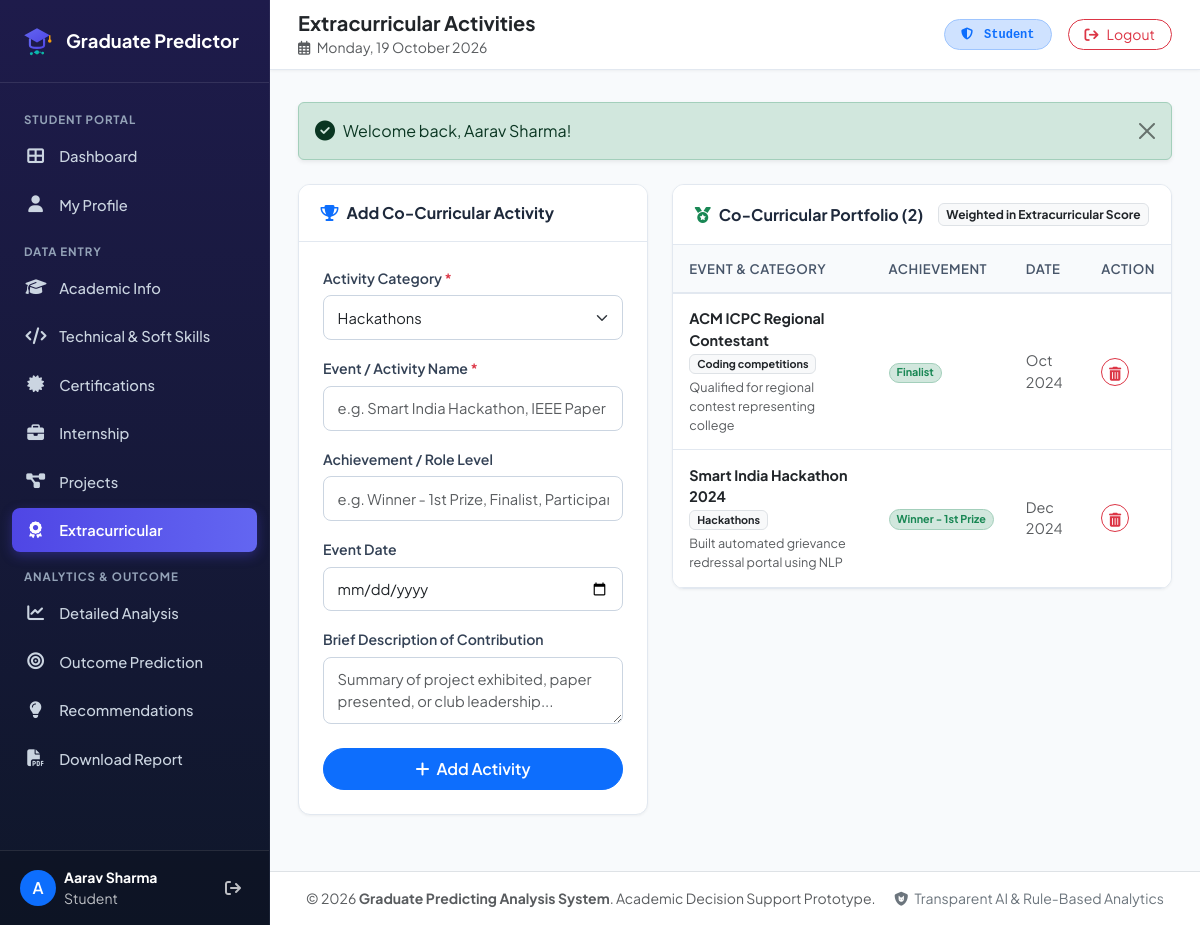
Page /student/extracurricular.php (signed in) on the committed database.
### tables this page shows
CREATE TABLE `extracurricular_activities` (
    `id` INT AUTO_INCREMENT PRIMARY KEY,
    `student_id` INT NOT NULL,
    `activity_type` ENUM('Hackathons', 'Coding competitions', 'Project exhibitions', 'Sports', 'Clubs', 'Volunteering', 'Paper presentations', 'Workshops') NOT NULL,
    `title` VARCHAR(200) NOT NULL,
    `achievement_level` VARCHAR(100) DEFAULT 'Participant',
    `event_date` DATE DEFAULT NULL,
    `description` TEXT DEFAULT NULL,
    `created_at` TIMESTAMP DEFAULT CURRENT_TIMESTAMP,
    FOREIGN KEY (`student_id`) REFERENCES `students`(`id`) ON DELETE CASCADE
);

### config/helper.php (called while the page is built, shortened)
<?php
function sanitize(?string $str): string {
    return htmlspecialchars(trim((string)$str), ENT_QUOTES, 'UTF-8');
}
function baseUrl(string $path = ''): string {
    $scriptName = $_SERVER['SCRIPT_NAME'] ?? '';
    $pos = strpos($scriptName, '/graduate_predictor');
    if ($pos !== false) {
        $base = '/graduate_predictor';
    } else {
        $base = '';
    }
    return rtrim($base, '/') . '/' . ltrim($path, '/');
}

### student/extracurricular.php (the view, shortened to what this page needs)
<?php
require_once __DIR__ . '/../config/helper.php';
$currentUser = getCurrentUser();
$studentId = $currentUser['student_id'];
$db = getDB();
$stmt = $db->prepare("SELECT * FROM extracurricular_activities WHERE student_id = ? ORDER BY id DESC");
$stmt->execute([$studentId]);
$activities = $stmt->fetchAll();
include __DIR__ . '/../includes/header.php';
?>
<div class="row g-4">
    <div class="col-lg-5">
        <div class="content-card">
            <div class="content-card-header">
                <h6 class="fw-bold mb-0"><i class="fas fa-trophy me-2 text-primary"></i>Add Co-Curricular Activity</h6>
            </div>
            <div class="content-card-body p-4">
                <form method="POST" action="<?= baseUrl('student/extracurricular.php') ?>">
                    <div class="mb-3">
                        <label class="form-label">Activity Category <span class="text-danger">*</span></label>
                        <select class="form-select" name="activity_type" required>
                            <option value="Hackathons">Hackathons</option>
                        </select>
                    </div>
                    <div class="mb-3">
                        <label class="form-label">Event / Activity Name <span class="text-danger">*</span></label>
                        <input type="text" class="form-control" name="title" required placeholder="e.g. Smart India Hackathon, IEEE Paper Presentation">
                    </div>
                    <div class="mb-3">
                        <label class="form-label">Achievement / Role Level</label>
                        <input type="text" class="form-control" name="achievement_level" list="achieveList" placeholder="e.g. Winner - 1st Prize, Finalist, Participant">
                    </div>
                    <div class="mb-3">
                        <label class="form-label">Event Date</label>
                        <input type="date" class="form-control" name="event_date">
                    </div>
                    <div class="mb-4">
                        <label class="form-label">Brief Description of Contribution</label>
                        <textarea class="form-control" name="description" rows="2" placeholder="Summary of project exhibited, paper presented, or club leadership..."></textarea>
                    </div>
                    <button type="submit" class="btn btn-primary w-100 rounded-pill py-2 fw-semibold">
                        <i class="fas fa-plus me-1"></i> Add Activity
                    </button>
                </form>
            </div>
        </div>
    </div>
    <div class="col-lg-7">
        <div class="content-card">
            <div class="content-card-header d-flex justify-content-between align-items-center">
                <h6 class="fw-bold mb-0"><i class="fas fa-medal me-2 text-success"></i>Co-Curricular Portfolio (<?= count($activities) ?>)</h6>
                <span class="badge bg-light text-dark border">Weighted in Extracurricular Score</span>
            </div>
            <div class="content-card-body p-0">
                <?php if (empty($activities)): ?>
                    <div class="p-4 text-center text-muted">
                        <i class="fas fa-award fs-1 text-secondary opacity-50 mb-2"></i>
                        <p class="mb-0">No extracurricular activities recorded. Participation in hackathons, paper presentations, and clubs demonstrates teamwork and initiative.</p>
                    </div>
                <?php else: ?>
                    <div class="table-responsive">
                        <table class="table table-custom table-hover mb-0">
                            <thead>
                                <tr>
                                    <th>Event & Category</th>
                                    <th>Achievement</th>
                                    <th>Date</th>
                                    <th>Action</th>
                                </tr>
                            </thead>
                            <tbody>
                                <?php foreach ($activities as $a): ?>
                                    <tr>
                                        <td>
                                            <div class="fw-bold text-dark"><?= sanitize($a['title']) ?></div>
                                            <span class="badge bg-light text-dark border"><?= sanitize($a['activity_type']) ?></span>
                                            <?php if (!empty($a['description'])): ?>
                                                <small class="text-muted d-block mt-1"><?= sanitize($a['description']) ?></small>
                                            <?php endif; ?>
                                        </td>
                                        <td>
                                            <span class="badge bg-success-subtle text-success border border-success-subtle rounded-pill">
                                                <?= sanitize($a['achievement_level']) ?>
                                            </span>
                                        </td>
                                        <td class="text-muted small"><?= !empty($a['event_date']) ? date('M Y', strtotime($a['event_date'])) : '—' ?></td>
                                        <td>
                                            <a href="<?= baseUrl('student/extracurricular.php?delete=' . $a['id']) ?>" class="btn btn-sm btn-outline-danger rounded-circle p-1" style="width: 28px; height: 28px;" onclick="return confirm('Delete this record?');" title="Delete">
                                                <i class="fas fa-trash-can"></i>
                                            </a>
                                        </td>
                                    </tr>
                                <?php endforeach; ?>
                            </tbody>
                        </table>
                    </div>
                <?php endif; ?>
            </div>
        </div>
    </div>
</div>
<?php include __DIR__ . '/../includes/footer.php'; ?>

### assets/css/style.css (style rules this page uses)
:root { --primary-color: #4f46e5; --primary-hover: #4338ca; --primary-light: #e0e7ff; --secondary-color: #06b6d4; --dark-bg: #0f172a; --sidebar-bg: #1e1b4b; --sidebar-hover: #312e81; --card-bg: #ffffff; --body-bg: #f8fafc; --text-main: #1e293b; --text-muted: #64748b; --border-color: #e2e8f0; --success-color: #10b981; --warning-color: #f59e0b; --danger-color: #ef4444; --radius-sm: 8px; --radius-md: 12px; --radius-lg: 18px; --shadow-sm: 0 1px 3px rgba(0, 0, 0, 0.05); --shadow-md: 0 4px 12px rgba(15, 23, 42, 0.08); --shadow-lg: 0 10px 25px rgba(15, 23, 42, 0.12); }
body { font-family: 'Plus Jakarta Sans', system-ui, -apple-system, BlinkMacSystemFont, 'Segoe UI', Roboto, sans-serif; background-color: var(--body-bg); color: var(--text-main); min-height: 100vh; overflow-x: hidden; }
.content-card { background: #ffffff; border-radius: var(--radius-md); border: 1px solid var(--border-color); box-shadow: var(--shadow-sm); margin-bottom: 1.5rem; overflow: hidden; }
.content-card-header { padding: 1.15rem 1.35rem; border-bottom: 1px solid var(--border-color); background-color: #ffffff; display: flex; align-items: center; justify-content: space-between; }
.content-card-body { padding: 1.35rem; }
.form-label { font-weight: 600; font-size: 0.88rem; color: #334155; margin-bottom: 0.4rem; }
.form-control, .form-select { border-radius: var(--radius-sm); border: 1px solid #cbd5e1; padding: 0.65rem 0.85rem; font-size: 0.92rem; transition: all 0.2s ease; }
.table-custom { vertical-align: middle; }
.table-custom thead th { background-color: #f8fafc; color: #475569; font-weight: 600; font-size: 0.82rem; text-transform: uppercase; letter-spacing: 0.04em; border-bottom: 2px solid var(--border-color); padding: 0.85rem 1rem; }
.table-custom tbody td { padding: 0.9rem 1rem; border-bottom: 1px solid var(--border-color); font-size: 0.9rem; }

### rows in the picture
extracurricular_activities: title "ACM ICPC Regional Contestant", activity_type "Coding competitions", description "Qualified for regional contest representing college", achievement_level "Finalist", event_date "Oct 2024"
extracurricular_activities: title "Smart India Hackathon 2024", activity_type "Hackathons", description "Built automated grievance redressal portal using NLP", achievement_level "Winner - 1st Prize", event_date "Dec 2024"

### other values in the picture
substr($user['name'], 0, 1) "A"
$user['name'] "Aarav Sharma"
$user['role'] "Student"
$pageTitle "Extracurricular Activities"
$message "Welcome back, Aarav Sharma!"
count($activities) "2"
